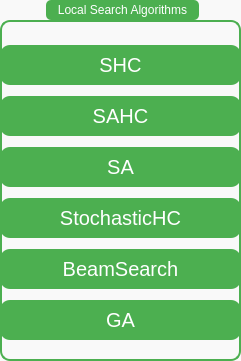
  <widget class="QGroupBox" name="groupBox_4">
   <property name="geometry">
    <rect>
     <x>930</x>
     <y>10</y>
     <width>241</width>
     <height>361</height>
    </rect>
   </property>
   <property name="font">
    <font>
     <family>Segoe UI</family>
     <pointsize>9</pointsize>
     <weight>50</weight>
     <italic>false</italic>
     <bold>false</bold>
    </font>
   </property>
   <property name="styleSheet">
    <string notr="true">QGroupBox {
    border: 2px solid #4CAF50;
    border-radius: 10px;
    margin-top: 20px;
    background-color: #f9f9f9;
    padding: 10px;
    font: 9pt &quot;Segoe UI&quot;;  /* Giữ font chữ cỡ 9 */
    color: #333;
}

QGroupBox::title {
    subcontrol-origin: margin;
    subcontrol-position: top center;
    background-color: #4CAF50;
    color: white;
    padding: 3px 10px;
    border-radius: 5px;
    font: bold 9pt &quot;Segoe UI&quot;; /* Tiêu đề cũng font 9 */
}
</string>
   </property>
   <property name="title">
    <string>Local Search Algorithms</string>
   </property>
   <widget class="QWidget" name="verticalLayoutWidget_4">
    <property name="geometry">
     <rect>
      <x>0</x>
      <y>40</y>
      <width>241</width>
      <height>311</height>
     </rect>
    </property>
    <layout class="QVBoxLayout" name="verticalLayout_4">
     <item>
      <widget class="QPushButton" name="btn_Shc">
       <property name="font">
        <font>
         <pointsize>-1</pointsize>
        </font>
       </property>
       <property name="styleSheet">
        <string notr="true">QPushButton {
    background-color: #4CAF50;  /* Màu nền xanh lá */
    color: white;               /* Màu chữ trắng */
    border-radius: 10px;        /* Bo góc */
    font-size: 20px;
    padding: 8px;
}

QPushButton:hover {
    background-color: white;    /* Khi hover, đổi nền thành trắng */
    color: #4CAF50;            /* Chữ đổi thành màu xanh lá */
    border: 2px solid #4CAF50; /* Viền xanh lá để nổi bật */
}

QPushButton:pressed {
    background-color: #367c39; /* Màu nền khi nhấn */
    color: white;
}
</string>
       </property>
       <property name="text">
        <string>SHC</string>
       </property>
      </widget>
     </item>
     <item>
      <widget class="QPushButton" name="btn_Sahc">
       <property name="font">
        <font>
         <pointsize>-1</pointsize>
        </font>
       </property>
       <property name="styleSheet">
        <string notr="true">QPushButton {
    background-color: #4CAF50;  /* Màu nền xanh lá */
    color: white;               /* Màu chữ trắng */
    border-radius: 10px;        /* Bo góc */
    font-size: 20px;
    padding: 8px;
}

QPushButton:hover {
    background-color: white;    /* Khi hover, đổi nền thành trắng */
    color: #4CAF50;            /* Chữ đổi thành màu xanh lá */
    border: 2px solid #4CAF50; /* Viền xanh lá để nổi bật */
}

QPushButton:pressed {
    background-color: #367c39; /* Màu nền khi nhấn */
    color: white;
}
</string>
       </property>
       <property name="text">
        <string>SAHC</string>
       </property>
      </widget>
     </item>
     <item>
      <widget class="QPushButton" name="btn_Sa">
       <property name="font">
        <font>
         <pointsize>-1</pointsize>
        </font>
       </property>
       <property name="styleSheet">
        <string notr="true">QPushButton {
    background-color: #4CAF50;  /* Màu nền xanh lá */
    color: white;               /* Màu chữ trắng */
    border-radius: 10px;        /* Bo góc */
    font-size: 20px;
    padding: 8px;
}

QPushButton:hover {
    background-color: white;    /* Khi hover, đổi nền thành trắng */
    color: #4CAF50;            /* Chữ đổi thành màu xanh lá */
    border: 2px solid #4CAF50; /* Viền xanh lá để nổi bật */
}

QPushButton:pressed {
    background-color: #367c39; /* Màu nền khi nhấn */
    color: white;
}
</string>
       </property>
       <property name="text">
        <string>SA</string>
       </property>
      </widget>
     </item>
     <item>
      <widget class="QPushButton" name="btn_StochchaticHC">
       <property name="font">
        <font>
         <pointsize>-1</pointsize>
        </font>
       </property>
       <property name="styleSheet">
        <string notr="true">QPushButton {
    background-color: #4CAF50;  /* Màu nền xanh lá */
    color: white;               /* Màu chữ trắng */
    border-radius: 10px;        /* Bo góc */
    font-size: 20px;
    padding: 8px;
}

QPushButton:hover {
    background-color: white;    /* Khi hover, đổi nền thành trắng */
    color: #4CAF50;            /* Chữ đổi thành màu xanh lá */
    border: 2px solid #4CAF50; /* Viền xanh lá để nổi bật */
}

QPushButton:pressed {
    background-color: #367c39; /* Màu nền khi nhấn */
    color: white;
}
</string>
       </property>
       <property name="text">
        <string>StochasticHC</string>
       </property>
      </widget>
     </item>
     <item>
      <widget class="QPushButton" name="btn_Bs">
       <property name="font">
        <font>
         <pointsize>-1</pointsize>
        </font>
       </property>
       <property name="styleSheet">
        <string notr="true">QPushButton {
    background-color: #4CAF50;  /* Màu nền xanh lá */
    color: white;               /* Màu chữ trắng */
    border-radius: 10px;        /* Bo góc */
    font-size: 20px;
    padding: 8px;
}

QPushButton:hover {
    background-color: white;    /* Khi hover, đổi nền thành trắng */
    color: #4CAF50;            /* Chữ đổi thành màu xanh lá */
    border: 2px solid #4CAF50; /* Viền xanh lá để nổi bật */
}

QPushButton:pressed {
    background-color: #367c39; /* Màu nền khi nhấn */
    color: white;
}
</string>
       </property>
       <property name="text">
        <string>BeamSearch</string>
       </property>
      </widget>
     </item>
     <item>
      <widget class="QPushButton" name="btn_Ga">
       <property name="font">
        <font>
         <pointsize>-1</pointsize>
        </font>
       </property>
       <property name="styleSheet">
        <string notr="true">QPushButton {
    background-color: #4CAF50;  /* Màu nền xanh lá */
    color: white;               /* Màu chữ trắng */
    border-radius: 10px;        /* Bo góc */
    font-size: 20px;
    padding: 8px;
}

QPushButton:hover {
    background-color: white;    /* Khi hover, đổi nền thành trắng */
    color: #4CAF50;            /* Chữ đổi thành màu xanh lá */
    border: 2px solid #4CAF50; /* Viền xanh lá để nổi bật */
}

QPushButton:pressed {
    background-color: #367c39; /* Màu nền khi nhấn */
    color: white;
}
</string>
       </property>
       <property name="text">
        <string>GA</string>
       </property>
      </widget>
     </item>
    </layout>
   </widget>
  </widget>
